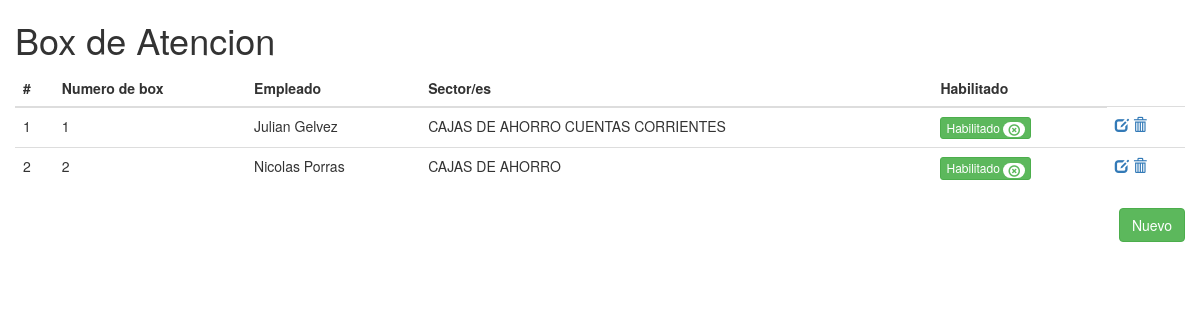
Page /turnos/boxAtencion/ on the earlier database version.
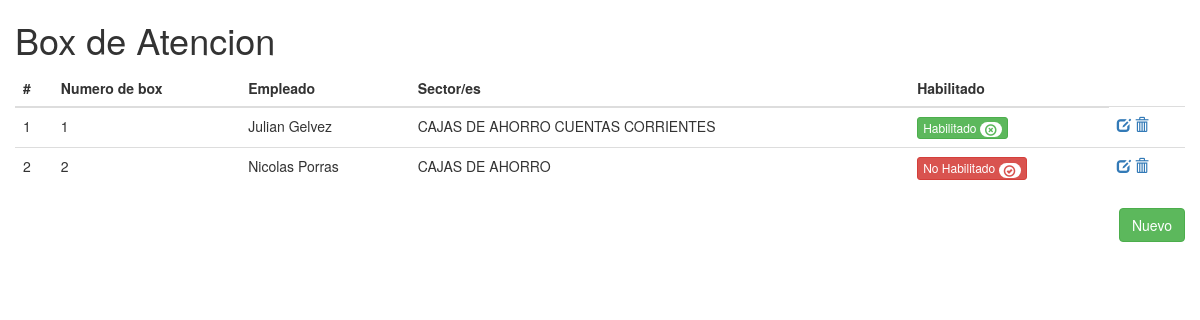
Same page on the later database version.
### apps/turnos/models.py (models this page shows, shortened)
class BoxAtencion(models.Model):
	nro_box			= models.IntegerField()
	empleado 		= models.CharField(max_length=50)
	habilitado 		= models.BooleanField(default=False)
	sectores 		= models.ManyToManyField(Sectores)

### apps/turnos/views.py (the view)
def boxAtencion(request):
	boxAtencion = BoxAtencion.objects.all()
	values = {
		'boxAtencion' : boxAtencion
	}
	return render_to_response('turnos/boxAtencion.html',values,context_instance=RequestContext(request))

### apps/turnos/models.py (called while the page is built)
	def __unicode__(self):
		return u'%s' % self.nombre_sector.upper()

### templates/turnos/boxAtencion.html (shortened to what this page needs)
{% extends 'index.html' %}
{% block cuerpo %}
 <div class="container-fluid">
 	<h1>Box de Atencion</h1>
	<div class="row">
		<div class="col-md-12">
			<table class="table">
				<thead>
					<tr>
						<th>
							#
						</th>
						<th>
							Numero de box
						</th>
						<th>
							Empleado
						</th>
						<th>
							Sector/es
						</th>
						<th>
							Habilitado
						</th>
					</tr>
				</thead>
				<tbody>
					{% for elemento in boxAtencion %}
					<tr>
						<td>
							{{ elemento.id }}
						</td>
						<td>
							{{ elemento.nro_box }}
						</td>
						<td>
							{{ elemento.empleado }}
						</td>
						<td>
							{% for sector in elemento.sectores.all %}
								{{ sector }}
							{% endfor %}
						</td>
						<td>
							{% if elemento.habilitado %} <a class="btn btn-xs btn-success" href="{% url 'boxAtencion_cambiar_estado' elemento.id %}"> Habilitado <span class="badge"><i class="glyphicon glyphicon-remove-circle"></i></span></a> {% else %} <a class="btn btn-xs btn-danger" href="{% url 'boxAtencion_cambiar_estado' elemento.id %}"> No Habilitado <span class="badge"> <i class="glyphicon glyphicon-ok-circle"></i></span></a> {% endif %}
						</td>
						<td>
							<a href="{% url 'boxAtencion_edit' elemento.id %}"><i class="glyphicon glyphicon-edit"></i></a>
							<a href="{% url 'boxAtencion_delete' elemento.id %}"><i class="glyphicon glyphicon-trash"></i></a>
						</td>
					</tr>
					{% endfor %}
				</tbody>
			</table>
		</div>
	</div>
	<a href="{% url 'boxAtencion_nuevo' %}" class="btn btn-success pull-right">Nuevo</a>
</div>
{% endblock cuerpo %}

Differences in the rows shown:
changed BoxAtencion "Nicolas Porras": habilitado "Habilitado" → "No Habilitado"
